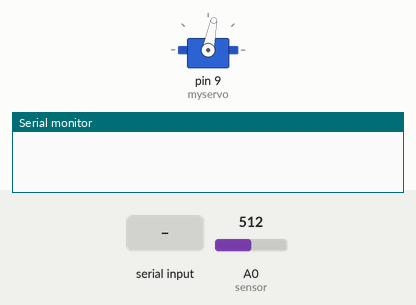
Recording of a sketch running on a simulated Arduino Uno, built with avr-gcc and run on an emulated ATmega328P. Shown: servo, the last lines printed to the serial monitor. The inputs (shaded band) are chosen by the test bench; at power-on: A0 (sensor) = 512.

Above: at 1.2 s.
1.3 s: "8" received over Serial
At 1.65 s:
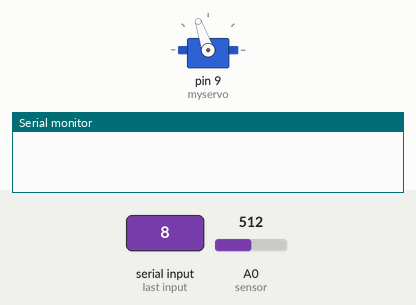
4.8 s: "9" received over Serial
14.2 s: "1" received over Serial
At 15.9 s:
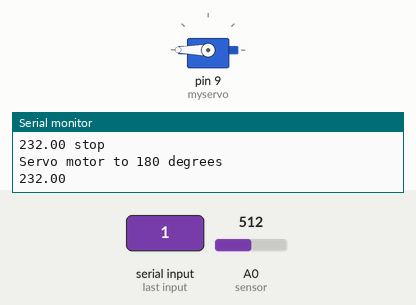
16.2 s: "2" received over Serial
At 17.3 s:
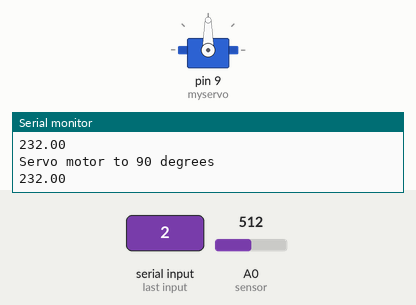
Timing chart, 0 to 18.7 s (numbered marks = the images above; inputs shaded):
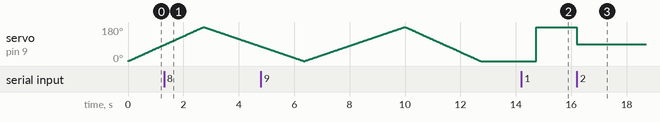

The sketch:

dashcam_code.ino
```cpp
#include <Servo.h>
Servo myservo;//initialize servo object
const int sensor = A0;//variable to record temperature
int x;//variable for breaking out of loop
int pos = 0;//variable for positioning servo
char command;//variable for servo direction
char variable = '0';//variable for switch statements
void setup()
{
  Serial.begin(9600);//initialize baud rate
  myservo.attach(9);//is pin servo is attached too
}

void loop()
{
  if (Serial.available() > 0)//if records input
    variable = Serial.read();
  int sensorVal = analogRead(sensor);//reads from analog sensor
  float voltageVal = (sensorVal / 1024.0) * 5.0;//next three commands converts from voltage to number
  float temp = (voltageVal - .5) * 100;
  float tempf = ((temp * (9 / 5)) + 32);
  switch (variable)//contains different scenarios
  {
    case '0': //This will start the sweep along while printing temperature
      for (pos = 0; pos <= 180; pos += 1)//standard sweep
      {
        myservo.write(pos);
        delay(15);
      }
      sensorVal = analogRead(sensor);
      voltageVal = (sensorVal / 1024.0) * 5.0;
      temp = (voltageVal - .5) * 100;
      tempf = ((temp * (9 / 5)) + 32);
      Serial.print(tempf);
      Serial.println("  ");
      for (pos = 180; pos >= 0; pos -= 1)
      {
        myservo.write(pos);
        delay(20);
      }
      sensorVal = analogRead(sensor);
      voltageVal = (sensorVal / 1024.0) * 5.0;
      temp = (voltageVal - .5) * 100;
      tempf = ((temp * (9 / 5)) + 32);
      Serial.print(tempf);
      Serial.println("  ");
      break;
    case '8'://send message to RPi to poweroff
      variable = '0';
      for (pos = 0; pos <= 180; pos += 1)
      {
        myservo.write(pos);
        delay(20);
      }
      Serial.print(tempf);
      Serial.println(" stop");
      for (pos = 180; pos >= 0; pos -= 1)
      {
        myservo.write(pos);
        delay(15);
      }
      Serial.print(tempf);
      Serial.println(" stop");
      delay(2000);
      break;
    case '9'://This will let you manually move the servo
      {
        int cool = 9;
        while (cool = 9)
        {
          if (Serial.available())
          {
            command = (Serial.read());
            {
              if (command == '1')//turn to 180
              {
                Serial.println("Servo motor to 180 degrees");
                myservo.write(180);
                sensorVal = analogRead(sensor);
                voltageVal = (sensorVal / 1024.0) * 5.0;
                temp = (voltageVal - .5) * 100;
                tempf = ((temp * (9 / 5)) + 32);
                Serial.print(tempf);
                Serial.println("  ");
                delay(500);

              }

              else if (command == '2')//turn to 90
              {
                Serial.println("Servo motor to 90 degrees");
                myservo.write(90);
                sensorVal = analogRead(sensor);
                voltageVal = (sensorVal / 1024.0) * 5.0;
                temp = (voltageVal - .5) * 100;
                tempf = ((temp * (9 / 5)) + 32);
                Serial.print(tempf);
                Serial.println("  ");
                delay(500);
              }
              else if (command == '3')//turn to 0
              {
                Serial.println("Servo motor to  degrees");
                myservo.write(20);
                sensorVal = analogRead(sensor);
                voltageVal = (sensorVal / 1024.0) * 5.0;
                temp = (voltageVal - .5) * 100;
                tempf = ((temp * (9 / 5)) + 32);
                Serial.print(tempf);
                Serial.println("  ");
                delay(500);
              }
              else if (command == '4')//break out of loop and start sweeping again
              {
                sensorVal = analogRead(sensor);
                voltageVal = (sensorVal / 1024.0) * 5.0;
                temp = (voltageVal - .5) * 100;
                tempf = ((temp * (9 / 5)) + 32);
                Serial.print(tempf);
                Serial.println("  ");
                cool = 0;
                variable = '0';
                break;
              }
            }
          }
        }
        break;
      }
  }
}
```

Measured:
- after the input at 14.2 s, servo on pin 9 (myservo): 0° → 180° after 0.53 s
- after the input at 16.2 s, servo on pin 9 (myservo): 180° → 90° at once
